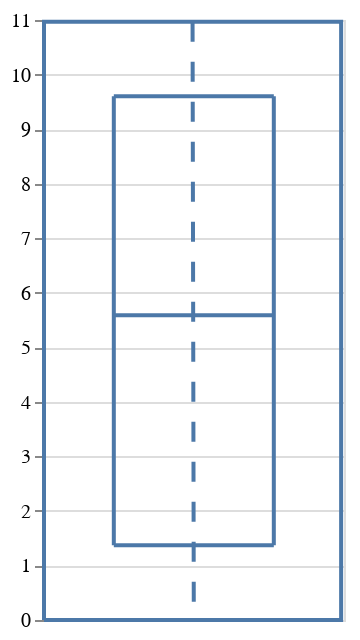

Notebook source saved alongside this figure:
### Code cell
outline_plot + t_line_plot + lower_line_plot + upper_line_plot + net_line_plot

### Figure 1 — Vega-Lite specification as saved in the notebook (floating-point values rounded to 4 significant figures)
{"config": {"view": {"continuousWidth": 400, "continuousHeight": 300}}, "layer": [{"data": {"name": "data-077c41393ebe6955da28264e6ff1c09c"}, "mark": "line", "encoding": {"order": {"type": "quantitative", "field": "order"}, "x": {"type": "quantitative", "axis": null, "field": "x"}, "y": {"type": "quantitative", "field": "y", "title": null}}, "width": 150}, {"data": {"name": "data-a7cde022b37b28a02b97c691675f825a"}, "mark": "line", "encoding": {"order": {"type": "quantitative", "field": "order"}, "x": {"type": "quantitative", "axis": null, "field": "x"}, "y": {"type": "quantitative", "field": "y", "title": null}}, "width": 150}, {"data": {"name": "data-4e45876db36a8920872c1c9d313e773e"}, "mark": "line", "encoding": {"order": {"type": "quantitative", "field": "order"}, "x": {"type": "quantitative", "axis": null, "field": "x"}, "y": {"type": "quantitative", "field": "y", "title": null}}, "width": 150}, {"data": {"name": "data-386c41aca691275ae91ed5ddd8765ddb"}, "mark": "line", "encoding": {"order": {"type": "quantitative", "field": "order"}, "x": {"type": "quantitative", "axis": null, "field": "x"}, "y": {"type": "quantitative", "field": "y", "title": null}}, "width": 150}, {"data": {"name": "data-5d100de18c3aa416aee639d7b853806c"}, "mark": {"type": "line", "strokeDash": [10, 10]}, "encoding": {"x": {"type": "quantitative", "axis": null, "field": "x"}, "y": {"type": "quantitative", "field": "y", "title": null}}, "width": 150}], "$schema": "https://vega.github.io/schema/vega-lite/v4.0.0.json", "datasets": {"data-077c41393ebe6955da28264e6ff1c09c": [{"x": 0.0, "y": 0.0, "order": 1}, {"x": 0.0, "y": 10.97, "order": 2}, {"x": 23.77, "y": 10.97, "order": 3}, {"x": 23.77, "y": 0.0, "order": 4}, {"x": 0.0, "y": 0.0, "order": 5}], "data-a7cde022b37b28a02b97c691675f825a": [{"x": 5.585, "y": 1.37, "order": 1}, {"x": 5.585, "y": 9.6, "order": 2}, {"x": 5.585, "y": 5.585, "order": 3}, {"x": 18.39, "y": 5.585, "order": 4}, {"x": 18.39, "y": 1.37, "order": 5}, {"x": 18.39, "y": 9.6, "order": 6}], "data-4e45876db36a8920872c1c9d313e773e": [{"x": 18.39, "y": 1.37, "order": 1}, {"x": 5.585, "y": 1.37, "order": 2}], "data-386c41aca691275ae91ed5ddd8765ddb": [{"x": 18.39, "y": 9.6, "order": 1}, {"x": 5.585, "y": 9.6, "order": 2}], "data-5d100de18c3aa416aee639d7b853806c": [{"x": 11.98, "y": 0.0}, {"x": 11.88, "y": 10.97}]}}
